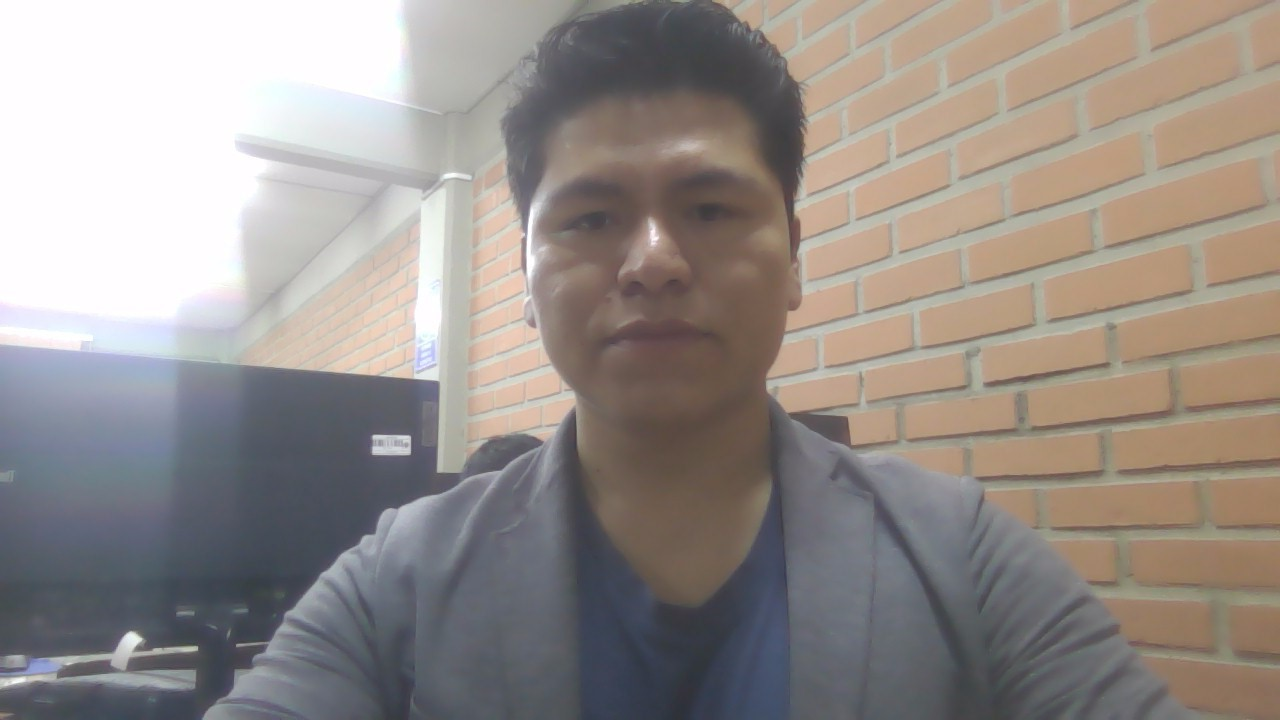
#> input picture WIN_20240229_19_22_48_Pro.jpg, 1280 x 720 px, found by its file name
$ jupyter execute 1Activity.ipynb
#> lines starting #> are read from the running program, lines starting #| are printed output that depends on the picture
Primera Actividad de Laboratorio (Procesando Imágenes)

[cell 1]
import cv2
import numpy as np
import matplotlib.pyplot as plt
def imageManager(img_name,axis):
#> called with img_name = 'WIN_20240229_19_22_48_Pro.JPG', axis = 'off'
    image=cv2.imread(img_name)
#> image is the input picture: shape (720, 1280, 3); mean B, G, R 138.6, 142.9, 150.4
    plt.imshow(image)
    plt.axis(axis)
    plt.show()

    plt.imshow(cv2.cvtColor(image, cv2.COLOR_RGB2BGR))
    plt.axis(axis)
    plt.show()

    grayImage=cv2.cvtColor(image, cv2.COLOR_BGR2GRAY)
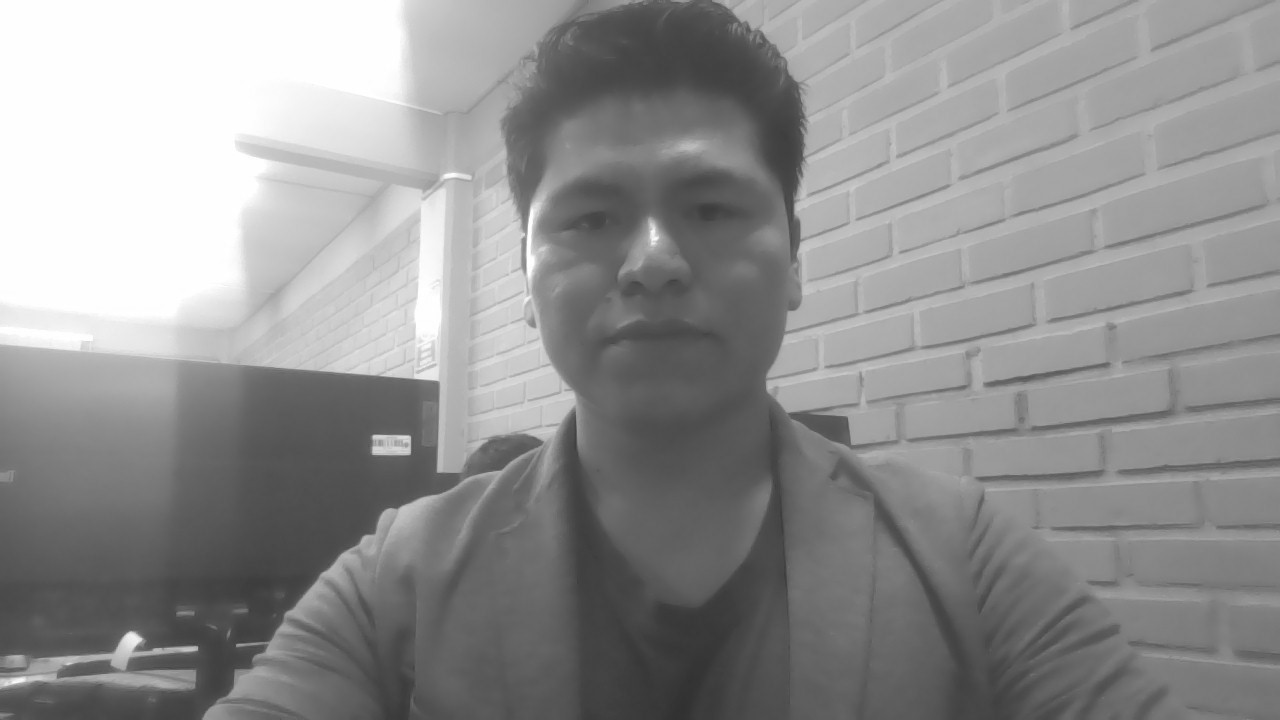
#> grayImage: shape (720, 1280); min 49, max 255, mean 144.7
    cv2.imwrite('grayImage.jpg',grayImage)
    #plt.imshow(grayImage)
    plt.imshow(grayImage, cmap='gray')
    plt.axis(axis)
    plt.show()

imageManager('WIN_20240229_19_22_48_Pro.JPG','off')


$ run again, with Capilla.jpg copied over WIN_20240229_19_22_48_Pro.jpg
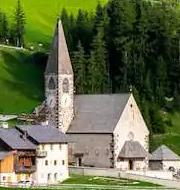
#> input picture Capilla.jpg, 180 x 190 px, found by its file name
#> in imageManager, image is the input picture: shape (190, 180, 3); mean B, G, R 74.9, 108.6, 101.9
#> in imageManager, `grayImage=cv2.cvtColor(image, cv2.COLOR_BGR2GRAY)`:
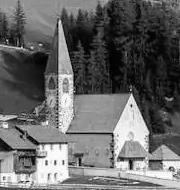
#> grayImage: shape (190, 180); min 0, max 254, mean 102.7

$ run again, with Shar2.jpg copied over WIN_20240229_19_22_48_Pro.jpg
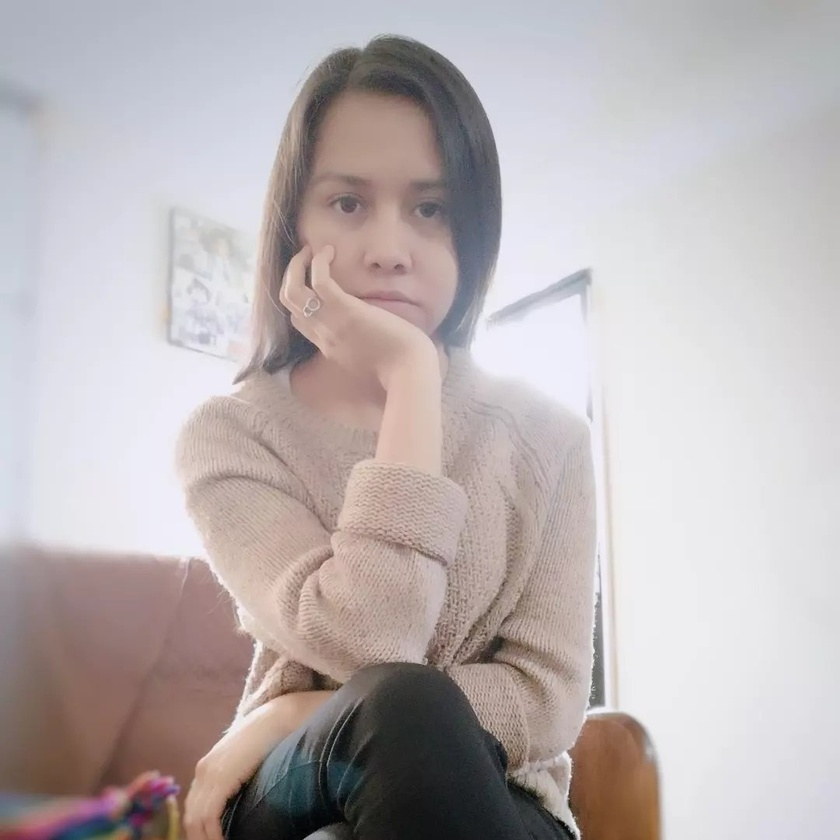
#> input picture Shar2.jpg, 840 x 840 px, shrunk from 1080 x 1080 before the run, found by its file name
#> in imageManager, image is the input picture: shape (840, 840, 3); mean B, G, R 178.7, 177.8, 185.9
#> in imageManager, `grayImage=cv2.cvtColor(image, cv2.COLOR_BGR2GRAY)`:
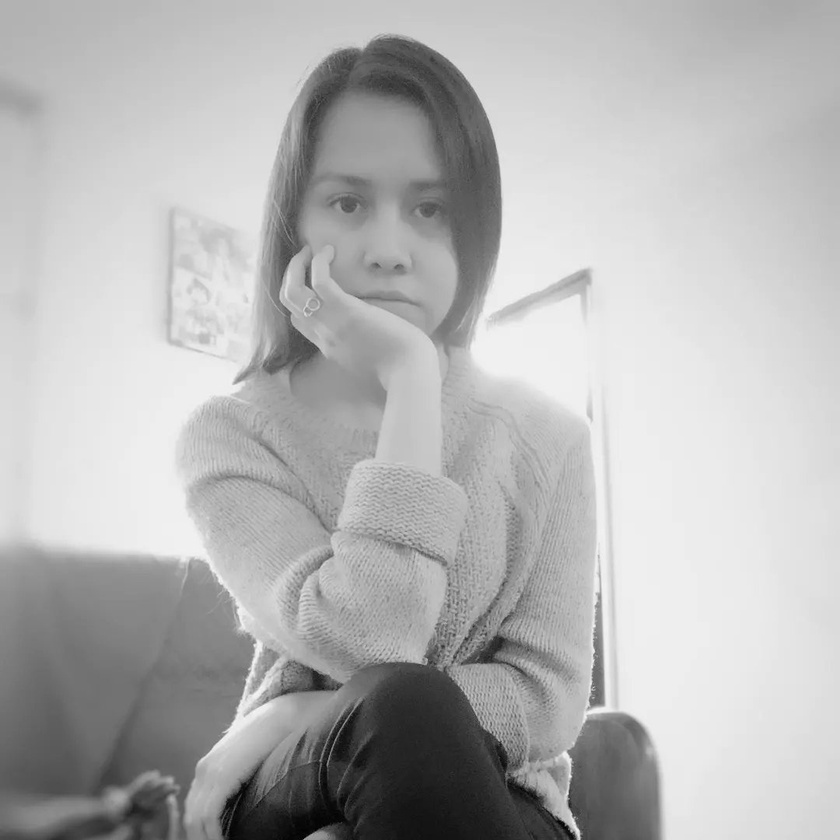
#> grayImage: shape (840, 840); min 0, max 248, mean 180.3
